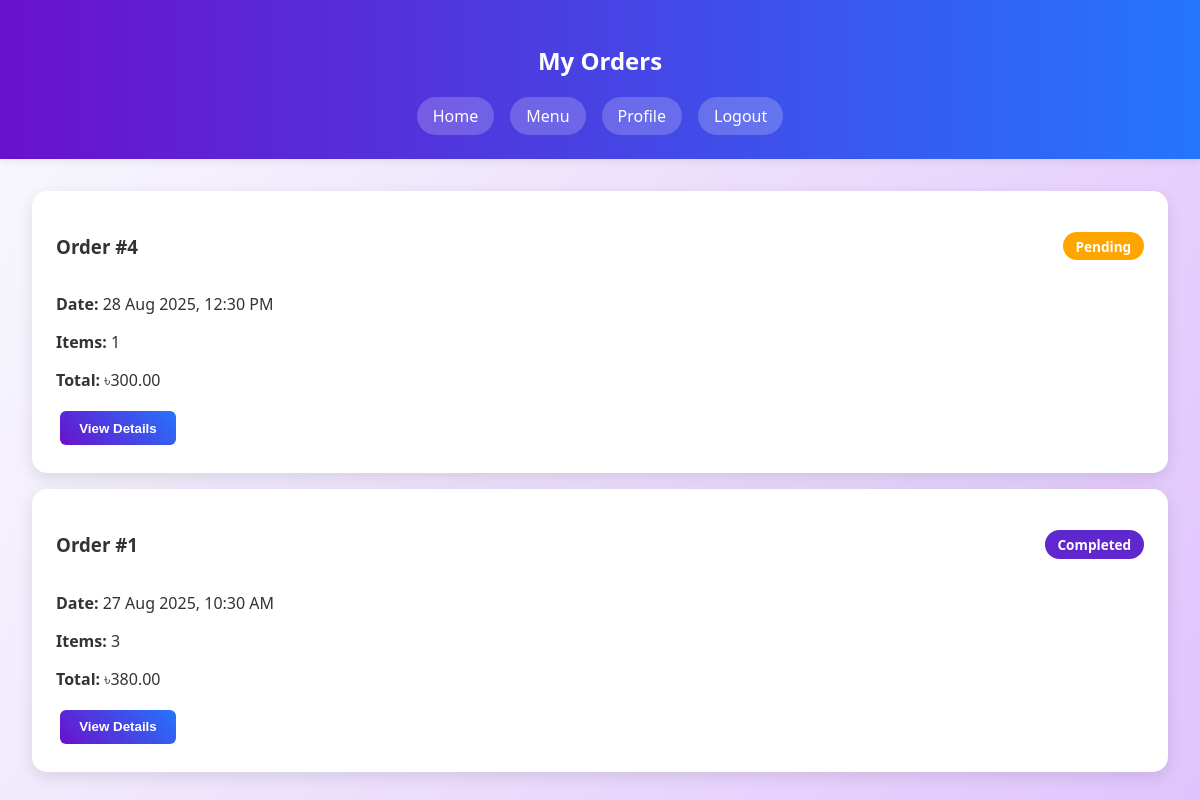
The app's page /customer/my_orders.php (signed in) with its own data.
### tables this page shows
CREATE TABLE IF NOT EXISTS orders (
    id INT AUTO_INCREMENT PRIMARY KEY,
    customer_id INT NOT NULL,
    total_amount DECIMAL(10,2) NOT NULL,
    status ENUM('pending','confirmed','preparing','ready','completed','cancelled') DEFAULT 'pending',
    order_date TIMESTAMP DEFAULT CURRENT_TIMESTAMP,
    FOREIGN KEY (customer_id) REFERENCES customers(id)
);

### customer/my_orders.php (the view, shortened to what this page needs)
<!DOCTYPE html>
<html lang="en">
<head>
    <link rel="stylesheet" href="../global/css/style.css">
</head>
<body>
    <?php
    include '../global/php/db_connect.php';
    $customer_id = $_SESSION['customer_id'];
    ?>
    <header>
        <h2>My Orders</h2>
        <nav class="customer-nav">
            <a href="index.php">Home</a>
            <a href="menu.php">Menu</a>
            <a href="profile.php">Profile</a>
            <a href="customer_logout.php">Logout</a>
        </nav>
    </header>
    <main>
        <div class="orders-list">
            <?php
            $stmt = $conn->prepare("SELECT o.*, COUNT(oi.id) as item_count
                                  FROM orders o
                                  LEFT JOIN order_items oi ON o.id = oi.order_id
                                  WHERE o.customer_id = ?
                                  GROUP BY o.id
                                  ORDER BY o.order_date DESC");
            $stmt->bind_param("i", $customer_id);
            $stmt->execute();
            $orders = $stmt->get_result();
            ?>
            <?php if ($orders->num_rows > 0): ?>
                <?php while ($order = $orders->fetch_assoc()): ?>
                    <div class="order-card">
                        <div class="order-header">
                            <h3>Order #<?php echo $order['id']; ?></h3>
                            <span class="order-status status-<?php echo $order['status']; ?>">
                                <?php echo ucfirst($order['status']); ?>
                            </span>
                        </div>
                        <div class="order-details">
                            <p><strong>Date:</strong> <?php echo date('d M Y, h:i A', strtotime($order['order_date'])); ?></p>
                            <p><strong>Items:</strong> <?php echo $order['item_count']; ?></p>
                            <p><strong>Total:</strong> ৳<?php echo number_format($order['total_amount'], 2); ?></p>
                        </div>
                        <button onclick="viewOrderDetails(<?php echo $order['id']; ?>)" class="btn btn-primary">View Details</button>
                    </div>
                <?php endwhile; ?>
            <?php endif; ?>
        </div>
    </main>
</body>
</html>

### global/css/style.css (style rules this page uses)
body { font-family: 'Segoe UI', Arial, sans-serif; background: linear-gradient(120deg, #f8fafc 0%, #e0c3fc 100%); margin: 0; padding: 0; min-height: 100vh; color: #333; }
header { background: #6a11cb; background: linear-gradient(90deg, #6a11cb 0%, #2575fc 100%); color: #fff; padding: 1.5rem; text-align: center; box-shadow: 0 2px 8px rgba(0,0,0,0.08); animation: fadeInDown 1s; }
main { padding: 2rem; animation: fadeIn 1.2s; max-width: 1200px; margin: 0 auto; }
.customer-nav, .staff-nav { margin-top: 1rem; display: flex; justify-content: center; gap: 1rem; flex-wrap: wrap; }
.customer-nav a, .staff-nav a { color: white; text-decoration: none; padding: 0.5rem 1rem; border-radius: 20px; background: rgba(255,255,255,0.2); transition: background 0.3s ease; }
.btn { padding: 0.6rem 1.2rem; border: none; border-radius: 6px; cursor: pointer; font-weight: 600; text-decoration: none; display: inline-block; transition: all 0.3s ease; margin: 0.25rem; }
.btn-primary { background: linear-gradient(45deg, #6a11cb, #2575fc); color: white; }
.order-card { background: white; padding: 1.5rem; border-radius: 15px; box-shadow: 0 5px 15px rgba(0,0,0,0.1); margin-bottom: 1rem; }
.order-header { display: flex; justify-content: space-between; align-items: center; margin-bottom: 1rem; }
.order-status { padding: 0.3rem 0.8rem; border-radius: 15px; font-size: 0.85rem; font-weight: bold; }
.status-pending { background: #ffa502; color: white; }
.status-completed { background: #5f27cd; color: white; }

### records on screen
orders: id "4", status "Pending", order_date "28 Aug 2025, 12:30 PM", item_count "1", total_amount "300.00"
orders: id "1", status "Completed", order_date "27 Aug 2025, 10:30 AM", item_count "3", total_amount "380.00"
